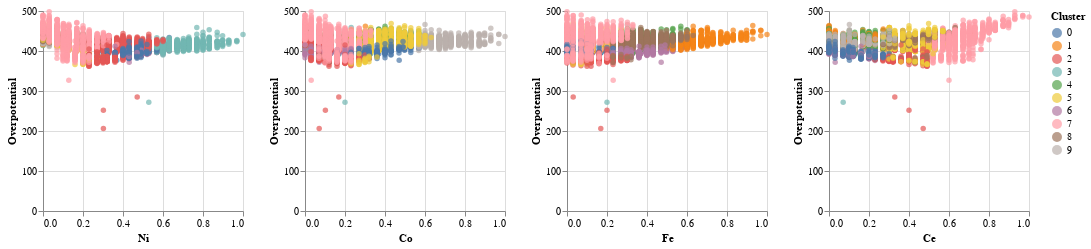

Source (notebook cell):
### Code cell
input_dropdown = alt.binding_select(options=['0','1','2', '3', '4', '5', '6', '7', '8'])
selection = alt.selection_single(fields=['Cluster'], bind=input_dropdown, name='Number ')
color = alt.condition(selection,
                    alt.Color('Cluster:N'),
                    alt.value('lightgray'))

chart = alt.Chart(Cluster_Visualization).mark_circle().encode(
    x='Ni',
    y='Overpotential',
    color=color,
    tooltip=['Ni', 'Fe', 'Co', 'Ce']
).properties(
    width=200,
    height=200
).add_selection(
    selection
)

chart | chart.encode(x='Co') | chart.encode(x='Fe') | chart.encode(x='Ce')

### Figure 1 — Vega-Lite specification as saved in the notebook (floating-point values rounded to 4 significant figures; data arrays with more than 128 entries replaced by an {"elided": "..."} marker saying what was removed)
{"$schema": "https://vega.github.io/schema/vega-lite/v2.6.0.json", "config": {"view": {"height": 300, "width": 400}}, "datasets": {"data-36c68784a3f9ff12f89e0ceb87f349d2": {"elided": "6074 records"}}, "hconcat": [{"data": {"name": "data-36c68784a3f9ff12f89e0ceb87f349d2"}, "encoding": {"color": {"condition": {"field": "Cluster", "selection": "Number ", "type": "nominal"}, "value": "lightgray"}, "tooltip": [{"field": "Ni", "type": "quantitative"}, {"field": "Fe", "type": "quantitative"}, {"field": "Co", "type": "quantitative"}, {"field": "Ce", "type": "quantitative"}], "x": {"field": "Ni", "type": "quantitative"}, "y": {"field": "Overpotential", "type": "quantitative"}}, "height": 200, "mark": "circle", "selection": {"Number ": {"bind": {"input": "select", "options": ["0", "1", "2", "3", "4", "5", "6", "7", "8"]}, "empty": "all", "fields": ["Cluster"], "on": "click", "resolve": "global", "type": "single"}}, "width": 200}, {"data": {"name": "data-36c68784a3f9ff12f89e0ceb87f349d2"}, "encoding": {"color": {"condition": {"field": "Cluster", "selection": "Number ", "type": "nominal"}, "value": "lightgray"}, "tooltip": [{"field": "Ni", "type": "quantitative"}, {"field": "Fe", "type": "quantitative"}, {"field": "Co", "type": "quantitative"}, {"field": "Ce", "type": "quantitative"}], "x": {"field": "Co", "type": "quantitative"}, "y": {"field": "Overpotential", "type": "quantitative"}}, "height": 200, "mark": "circle", "selection": {"Number ": {"bind": {"input": "select", "options": ["0", "1", "2", "3", "4", "5", "6", "7", "8"]}, "empty": "all", "fields": ["Cluster"], "on": "click", "resolve": "global", "type": "single"}}, "width": 200}, {"data": {"name": "data-36c68784a3f9ff12f89e0ceb87f349d2"}, "encoding": {"color": {"condition": {"field": "Cluster", "selection": "Number ", "type": "nominal"}, "value": "lightgray"}, "tooltip": [{"field": "Ni", "type": "quantitative"}, {"field": "Fe", "type": "quantitative"}, {"field": "Co", "type": "quantitative"}, {"field": "Ce", "type": "quantitative"}], "x": {"field": "Fe", "type": "quantitative"}, "y": {"field": "Overpotential", "type": "quantitative"}}, "height": 200, "mark": "circle", "selection": {"Number ": {"bind": {"input": "select", "options": ["0", "1", "2", "3", "4", "5", "6", "7", "8"]}, "empty": "all", "fields": ["Cluster"], "on": "click", "resolve": "global", "type": "single"}}, "width": 200}, {"data": {"name": "data-36c68784a3f9ff12f89e0ceb87f349d2"}, "encoding": {"color": {"condition": {"field": "Cluster", "selection": "Number ", "type": "nominal"}, "value": "lightgray"}, "tooltip": [{"field": "Ni", "type": "quantitative"}, {"field": "Fe", "type": "quantitative"}, {"field": "Co", "type": "quantitative"}, {"field": "Ce", "type": "quantitative"}], "x": {"field": "Ce", "type": "quantitative"}, "y": {"field": "Overpotential", "type": "quantitative"}}, "height": 200, "mark": "circle", "selection": {"Number ": {"bind": {"input": "select", "options": ["0", "1", "2", "3", "4", "5", "6", "7", "8"]}, "empty": "all", "fields": ["Cluster"], "on": "click", "resolve": "global", "type": "single"}}, "width": 200}]}
